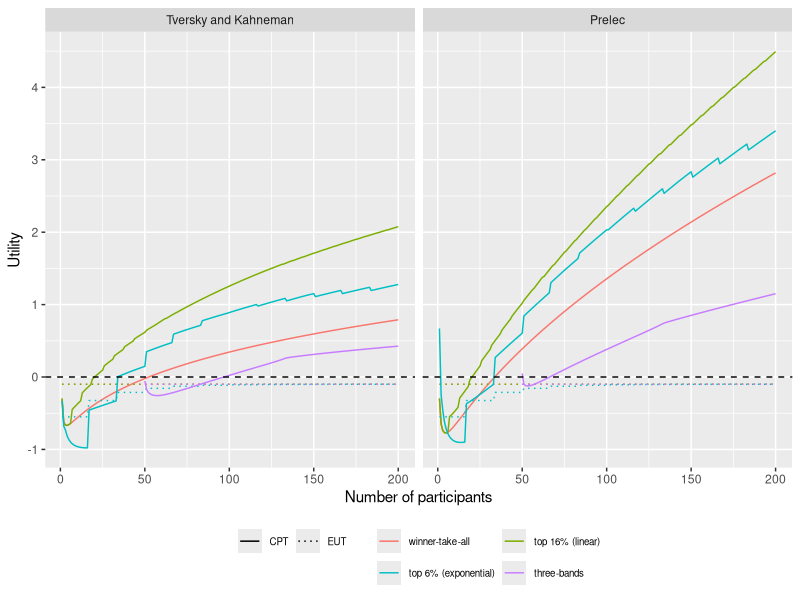
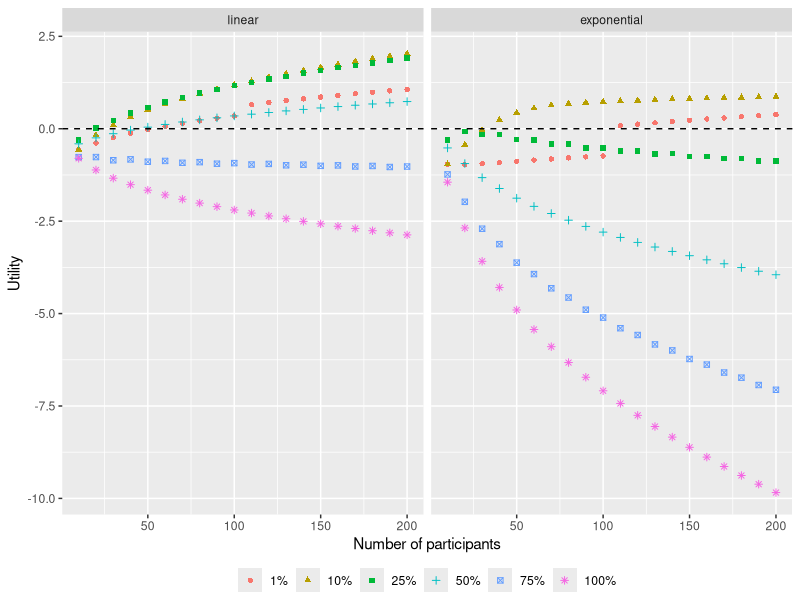
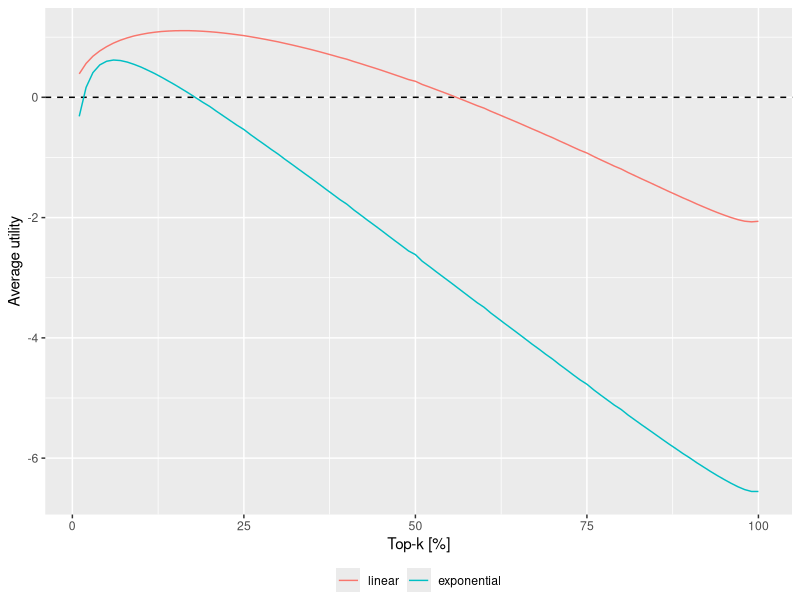
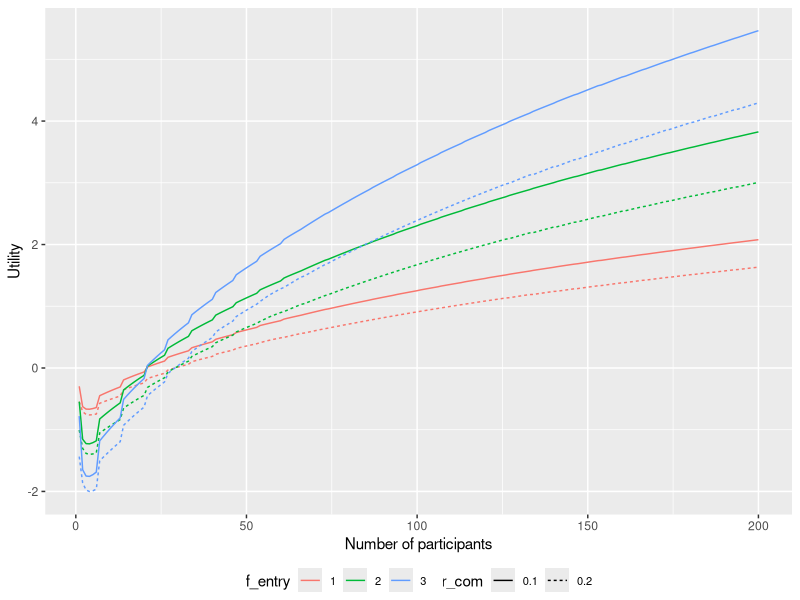
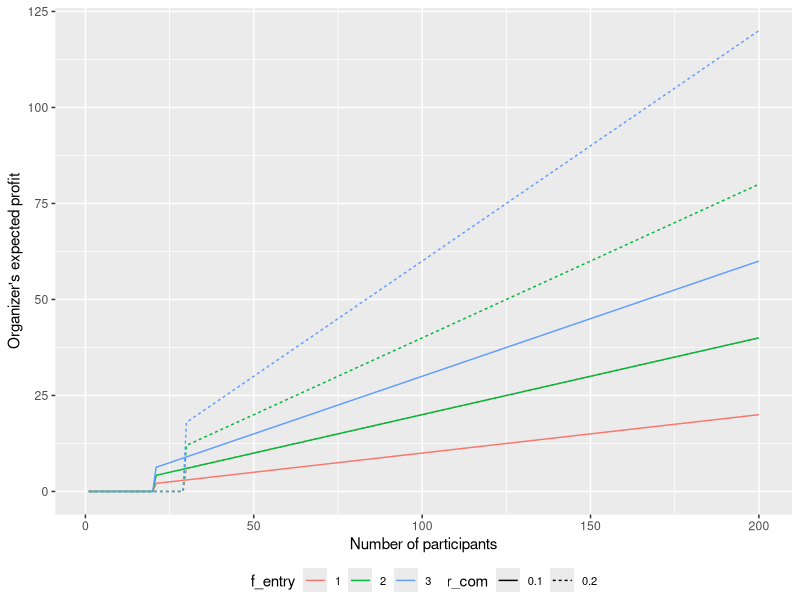

Recreate these plots in R, in order.
require("tidyverse")

save_dir <- "./plots/"

pi <- function(x, func = "Tversky and Kahneman") {
  if (func == "Tversky and Kahneman") {
    delta <- 0.65
    x^delta / (x^delta + (1 - x)^delta)^(1 / delta)
  } else if (func == "Prelec") {
    alpha <- 0.65
    beta <- 1
    exp(-beta * (-log(x))^alpha)
  }
}

v <- function(x, func = "Tversky and Kahneman") {
  if (func %in% c("Tversky and Kahneman", "Prelec")) {
    alpha <- 0.88
    lambda <- 2.25
    ifelse(x >= 0, x^alpha, -lambda * (-x)^alpha)
  }
}

utility_top_k <- function(theory, n, total, fee, top_k_weighting, top_k_ratio,
                          func) {
  if (top_k_ratio <= 0 || top_k_ratio > 100) {
    stop("top_k_ratio must be between 0 and 100 [%]")
  }
  k <- ceiling(n * top_k_ratio / 100)

  if (top_k_weighting == "linear") {
    denom <- k * (k + 1) / 2
    if (theory == "EUT") {
      1 / n * sum(total * (k:1) / denom - fee) + (1 - k / n) * (-fee)
    } else if (theory == "CPT") {
      pi(1 / n, func) * sum(v(total * (k:1) / denom - fee, func)) +
        pi(1 - k / n, func) * v(-fee, func)
    }
  } else if (top_k_weighting == "exponential") {
    if (theory == "EUT") {
      1 / n * sum(total * (1 / 2)^(1:k) - fee) + (1 - k / n) * (-fee)
    } else if (theory == "CPT") {
      pi(1 / n, func) * sum(v(total * (1 / 2)^(1:k) - fee), func) +
        pi(1 - k / n, func) * v(-fee, func)
    }
  }
}

calc_utility <- function(theory, mechanism, n, r_com, fee, func,
                         top_k_weighting, top_k_ratio) {
  total <- n * (1 - r_com) * fee
  if (theory == "EUT") {
    # under expected utility maximizer
    if (mechanism == "winner-take-all") {
      1 / n * (total - fee) + (1 - 1 / n) * (-fee)
    } else if (stringr::str_detect(mechanism, "^top")) {
      utility_top_k(theory, n, total, fee, top_k_weighting, top_k_ratio, func)
    } else if (mechanism == "three-bands") {
      if (n < 50) {
        NA
      } else {
        1 / n * (total / 3 - fee) +
          9 / n * (total / 3 / 9 - fee) +
          40 / n * (total / 3 / 40 - fee) +
          (1 - 50 / n) * (-fee)
      }
    }
  } else if (theory == "CPT") {
    # under cumulative prospect theory
    if (mechanism == "winner-take-all") {
      pi(1 / n, func) * v(total - fee, func) +
        pi(1 - 1 / n, func) * v(-fee, func)
    } else if (stringr::str_detect(mechanism, "^top")) {
      utility_top_k(theory, n, total, fee, top_k_weighting, top_k_ratio, func)
    } else if (mechanism == "three-bands") {
      if (n < 50) {
        NA
      } else {
        pi(1 / n, func) * v(total / 3 - fee, func) +
          pi(9 / n, func) * v(total / 3 / 9 - fee, func) +
          pi(40 / n, func) * v(total / 3 / 40 - fee, func) +
          pi(1 - 50 / n, func) * v(-fee, func)
      }
    }
  }
}
################################################################################
## utility versus number of participants (with different v and p, EUT vs CPT)  ##
################################################################################
# theory: whether participants' behavior is assumed to be EUT or CPT
# mechanism: game rule that determines how rewards are given to participants
# n: number of participants
# r_com: top_k_ratio of commission fee
# fee: fee paid by a participant
# func: which value and weighting functions are used
# top-k: k denotes how much participants would receive prizes in %
# top-k-weighting: how prizes are split in top-k mechanisms
parameters <- expand.grid(
  theory = factor(c("CPT", "EUT"), levels = c("CPT", "EUT")),
  mechanism = c(
    "winner-take-all",
    "top 16% (linear)",
    "top 6% (exponential)",
    "three-bands"
  ),
  n = 1:200,
  r_com = 0.1,
  fee = 1,
  func = c("Tversky and Kahneman", "Prelec")
) %>%
  # extract top_k_ratio for top-k
  dplyr::rowwise() %>%
  dplyr::mutate(
    top_k_ratio = ifelse(
      stringr::str_detect(mechanism, "^top"),
      stringr::str_extract(mechanism, "\\d+") %>% as.numeric(),
      NA
    ),
    top_k_weighting = ifelse(
      stringr::str_detect(mechanism, "^top"),
      stringr::str_match(mechanism, "\\((\\w+)\\)") %>% .[2],
      NA
    )
  )

tmp <- parameters %>%
  purrr::pmap(calc_utility) %>%
  unlist()
utility_participants <- bind_cols(parameters, utility = tmp)

p <- utility_participants %>%
  ggplot(aes(x = n, y = utility, color = mechanism, linetype = theory)) +
  geom_line() +
  geom_hline(yintercept = 0, linetype = "dashed") +
  xlab("Number of participants") +
  ylab("Utility") +
  scale_linetype_manual(values = c("solid", "dotted")) +
  theme(
    legend.title = element_blank(),
    legend.position = "bottom",
    legend.text = element_text(size = 7),
    legend.box = "horizontal",
    legend.background = element_blank()
  ) +
  guides(
    shape = guide_legend(nrow = 2, byrow = TRUE),
    color = guide_legend(nrow = 2, byrow = TRUE)
  ) +
  facet_wrap(. ~ func, scales = "fixed")

ggsave(
  filename = paste0(save_dir, "utility_participants.pdf"), plot = p,
  width = 4.5, height = 3.5
)

################################################################################
## utility versus number of participants (with different k) ##
################################################################################
parameters <- expand.grid(
  theory = "CPT",
  top_k_ratio = 1:100,
  top_k_weighting = c("linear", "exponential"),
  n = 1:200,
  r_com = 0.1,
  fee = 1,
  func = "Tversky and Kahneman"
) %>%
  dplyr::rowwise() %>%
  dplyr::mutate(
    mechanism =
      paste0("top ", top_k_ratio, "% (", top_k_weighting, ")")
  ) %>%
  dplyr::select(
    theory, mechanism, n, r_com, fee, func, top_k_weighting,
    top_k_ratio
  )

tmp <- parameters %>%
  purrr::pmap(calc_utility) %>%
  unlist()
utility_participants <- bind_cols(parameters, utility = tmp)

p <- utility_participants %>%
  dplyr::filter(n %in% seq(10, 200, by = 10)) %>%
  dplyr::filter(top_k_ratio %in% c(1, 10, 25, 50, 75, 100)) %>%
  dplyr::mutate(top_k_ratio = paste0(top_k_ratio, "%")) %>%
  dplyr::mutate(
    top_k_ratio =
      factor(top_k_ratio, levels = c("1%", "10%", "25%", "50%", "75%", "100%"))
  ) %>%
  ggplot(aes(
    x = n, y = utility, shape = top_k_ratio, color = top_k_ratio,
    group = top_k_weighting
  )) +
  # geom_line() +
  geom_point() +
  geom_hline(yintercept = 0, linetype = "dashed") +
  scale_x_continuous(n.breaks = 5) +
  xlab("Number of participants") +
  ylab("Utility") +
  theme(
    legend.title = element_blank(),
    legend.position = "bottom",
    # legend.text = element_text(size = 6),
    legend.margin = margin(t = 0, unit = "cm")
  ) +
  guides(
    shape = guide_legend(nrow = 1, byrow = TRUE),
    color = guide_legend(nrow = 1, byrow = TRUE)
  ) +
  facet_wrap(. ~ top_k_weighting, scales = "fixed")

ggsave(
  filename = paste0(save_dir, "utility_participants_rank_weight.pdf"), plot = p,
  width = 4.5, height = 3
)

################################################################################
## average utility versus number of participants (with different k)           ##
################################################################################
p <- utility_participants %>%
  dplyr::group_by(top_k_ratio, top_k_weighting) %>%
  dplyr::summarize(utility = mean(utility)) %>%
  ggplot(aes(x = top_k_ratio, y = utility, color = top_k_weighting)) +
  # geom_vline(xintercept = 6, linetype = "dashed", color = "gray60") +
  # geom_vline(xintercept = 16, linetype = "dashed", color = "gray60") +
  geom_hline(yintercept = 0, linetype = "dashed") +
  geom_line() +
  # geom_text(x = 6, y = 2, label = "6%", color = "gray60") +
  # geom_text(x = 16, y = 2, label = "16%", color = "gray60") +
  # ylim(-7, 2.5) +
  xlab("Top-k [%]") +
  ylab("Average utility") +
  theme(
    legend.title = element_blank(),
    legend.position = "bottom",
    legend.margin = margin(t = 0, unit = "cm")
  )

ggsave(
  filename = paste0(save_dir, "utility_participants_rank_weight_average.pdf"),
  plot = p, width = 4, height = 3
)

# which k gives us the highest average utility?
utility_participants %>%
  dplyr::group_by(top_k_ratio, top_k_weighting) %>%
  dplyr::summarize(utility = mean(utility), .groups = "drop") %>%
  dplyr::group_by(top_k_weighting) %>%
  dplyr::slice(which.max(utility))

################################################################################
parameters <- expand.grid(
  theory = "CPT",
  top_k_ratio = 15,
  top_k_weighting = "linear",
  n = 1:200,
  r_com = c(0.1, 0.2),
  fee = 1:3,
  func = "Tversky and Kahneman"
) %>%
  dplyr::rowwise() %>%
  dplyr::mutate(
    mechanism =
      paste0("top ", top_k_ratio, "% (", top_k_weighting, ")")
  ) %>%
  dplyr::select(
    theory, mechanism, n, r_com, fee, func, top_k_weighting, top_k_ratio
  )

tmp <- parameters %>%
  purrr::pmap(calc_utility) %>%
  unlist()
utility_participants <- bind_cols(parameters, utility = tmp)

p <- utility_participants %>%
  dplyr::mutate(
    f_entry = factor(fee, levels = 1:3),
    r_com = factor(r_com, levels = c(0.1, 0.2))
  ) %>%
  ggplot(aes(
    x = n, y = utility, color = f_entry, linetype = r_com
  )) +
  geom_line() +
  xlab("Number of participants") +
  ylab("Utility") +
  theme(
    # legend.title = element_blank(),
    legend.text = element_text(size = 8),
    legend.position = "bottom",
    legend.margin = margin(t = 0, unit = "cm")
  ) +
  guides(
    shape = guide_legend(nrow = 1, byrow = TRUE),
    color = guide_legend(nrow = 1, byrow = TRUE)
  )

ggsave(
  filename = paste0(save_dir, "utility_fee_r_com.pdf"), plot = p,
  width = 4, height = 3
)

# when a utility gets positive (by each mechanism)
utility_participants %>%
  dplyr::filter(utility > 0) %>%
  dplyr::group_by(fee, r_com) %>%
  dplyr::slice(which.min(utility)) %>%
  dplyr::select(r_com, fee, n)

################################################################################
## Organizer's profit                                                         ##
################################################################################
# We use the previous results for this
p <- utility_participants %>%
  # Organizer's profit is 0 if utility <= 0, otherwise r_com * n * fee
  dplyr::mutate(profit = ifelse(utility <= 0,
    0,
    r_com * n * fee
  )) %>%
  dplyr::mutate(
    f_entry = factor(fee, levels = 1:3),
    r_com = factor(r_com, levels = c(0.1, 0.2))
  ) %>%
  ggplot(aes(
    x = n, y = profit, color = f_entry, linetype = r_com
  )) +
  geom_line() +
  xlab("Number of participants") +
  ylab("Organizer's expected profit") +
  theme(
    # legend.title = element_blank(),
    legend.text = element_text(size = 8),
    legend.position = "bottom",
    legend.margin = margin(t = 0, unit = "cm")
  ) +
  guides(
    shape = guide_legend(nrow = 1, byrow = TRUE),
    color = guide_legend(nrow = 1, byrow = TRUE)
  )

ggsave(
  filename = paste0(save_dir, "organizer_profit.pdf"), plot = p,
  width = 4, height = 3
)
